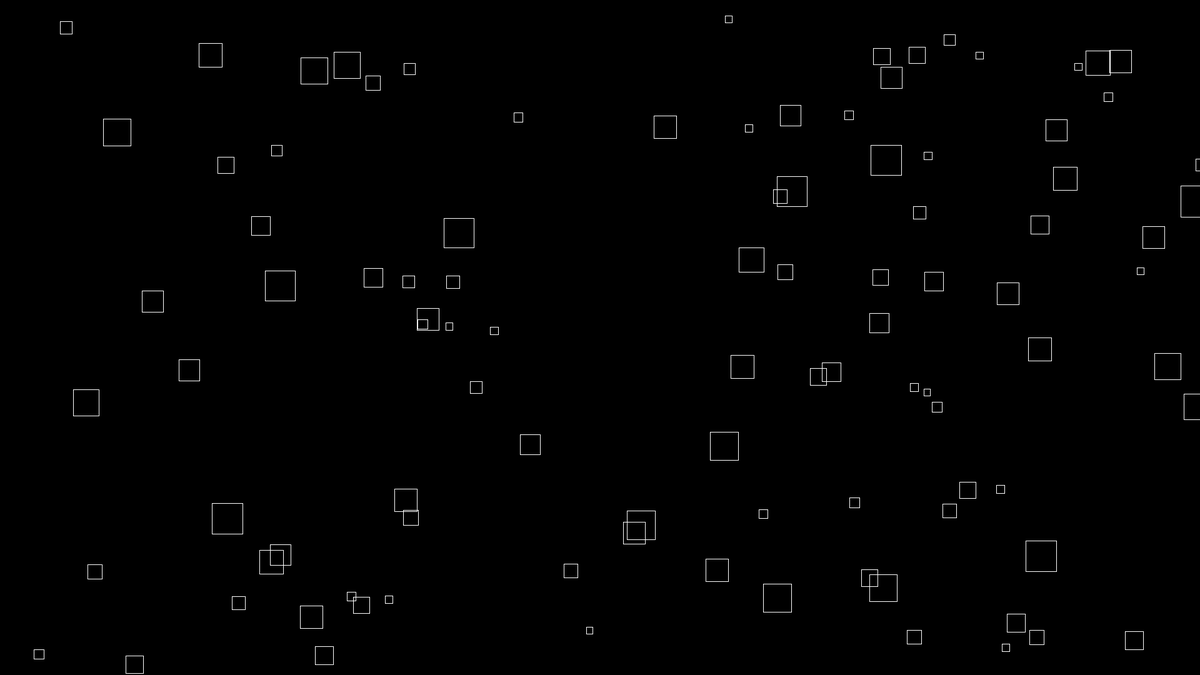
Frame 1 (no input)
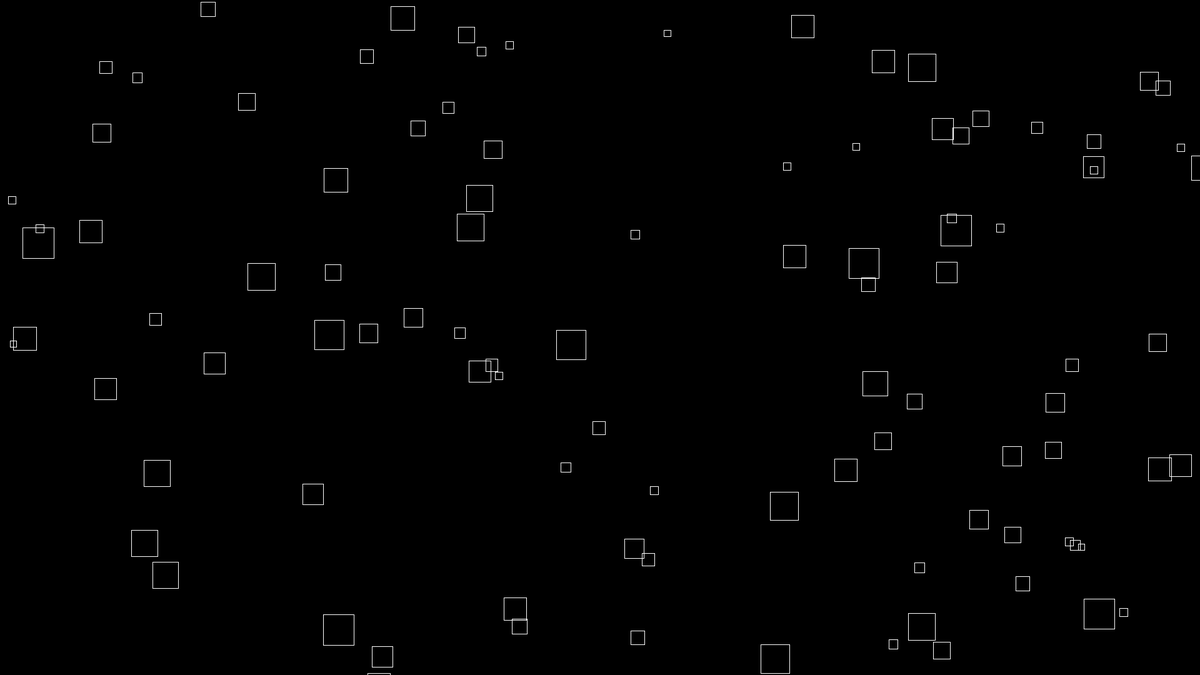
Frame 60 (the mouse pressed at the canvas centre just before this capture)
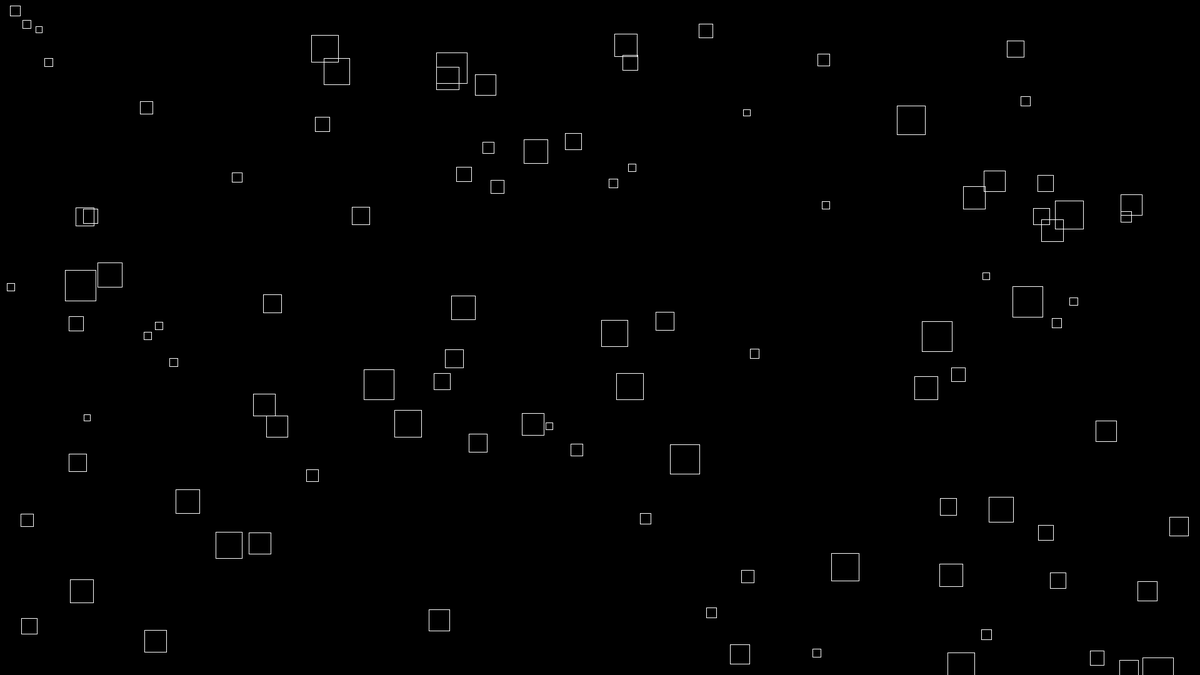
Frame 120 (the mouse held since frame 60 and released just before this capture)

The Processing sketch that drew these frames (run headless with seeded random() and noise(); from frame 60 on, the mouse is pressed at the canvas centre):

// Processing sketch: square_flow
// ── square_flow.pde
// グローバル変数
int numSquares = 100; // 四角形の数
Square[] squares = new Square[numSquares]; // 四角形の配列

// 四角形のクラス
class Square {
  float x, y, size, speed;

  Square() {
    x = random(width); // x位置をランダムに設定
    y = random(height); // y位置をランダムに設定
    size = random(10, 50); // サイズをランダムに設定
    speed = random(1, 5); // スピードをランダムに設定
  }

  // 四角形を描画
  void display() {
    rect(x, y, size, size);
  }

  // 四角形を動かす
  void move() {
    x = (x + speed) % width;
    y = (y + speed) % height;
  }
}

// 初期設定
void setup() {
  size(1920, 1080); // 解像度を設定
  background(0); // 背景色を黒に設定
  stroke(255); // 線の色を白に設定
  noFill(); // 塗りつぶしをなしに設定

  // 四角形の配列を初期化
  for (int i = 0; i < numSquares; i++) {
    squares[i] = new Square();
  }
}

// 描画ループ
void draw() {
  background(0); // 一度背景を黒で塗りつぶす

  // すべての四角形を動かして描画
  for (int i = 0; i < numSquares; i++) {
    squares[i].move();
    squares[i].display();
  }
}
